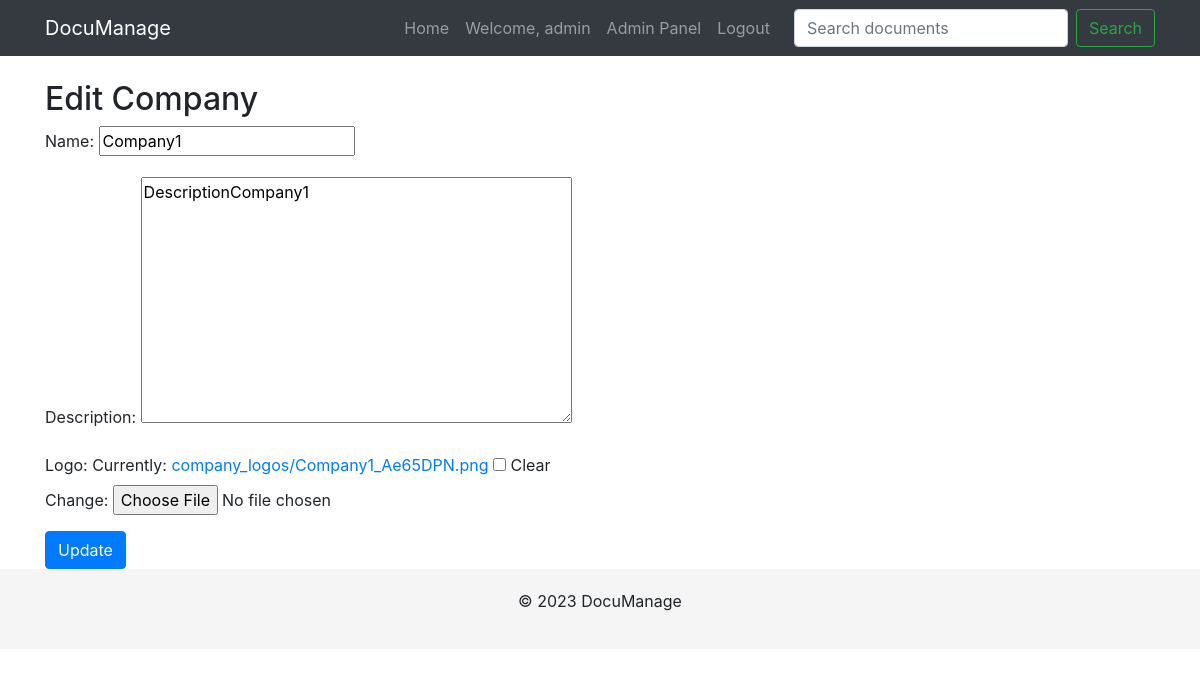
The app's page /edit_company/company1/ (signed in), older data.
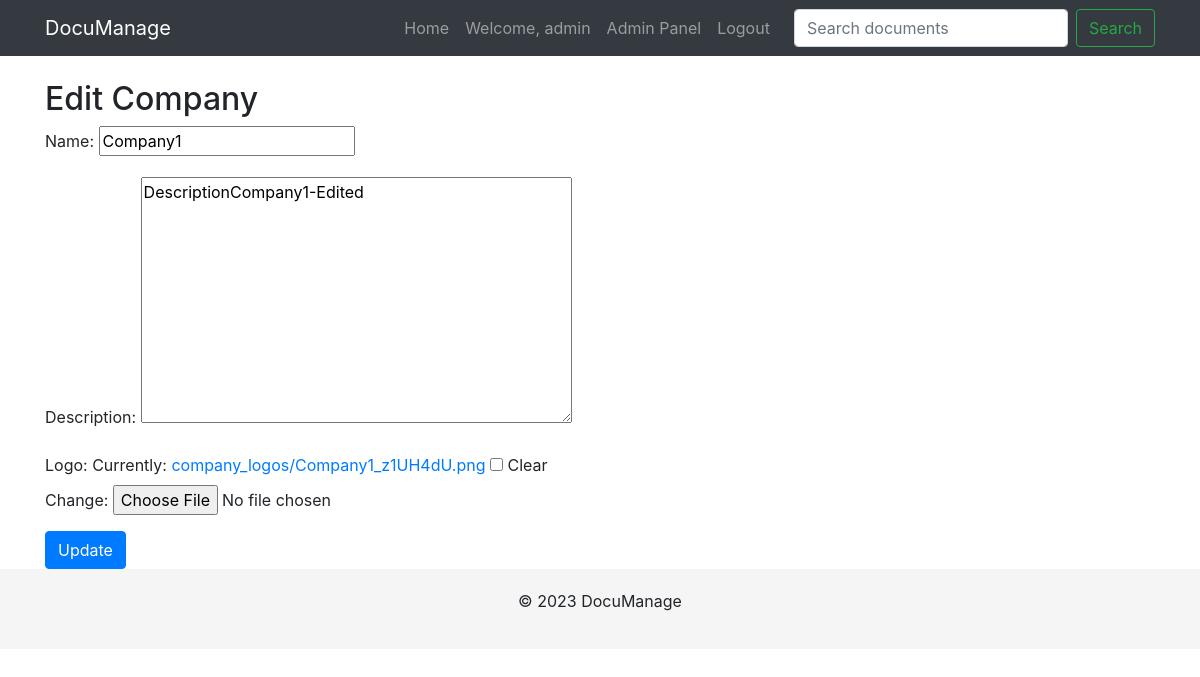
The same page, newer data.
### documents/models.py (models this page shows, shortened)
class Company(models.Model):
    name = models.CharField(max_length=100)
    description = models.TextField(blank=True)
    logo = models.ImageField(upload_to='company_logos/', blank=True)
    slug = models.SlugField(unique=True, editable=False)  # Make slug not editable
    owner = models.ForeignKey(settings.AUTH_USER_MODEL, on_delete=models.CASCADE)

### documents/views.py (the view)
# urls.py: path('edit_company/<slug:company_slug>/', views.edit_company, name='edit_company'),
@login_required
def edit_company(request, company_slug):
    if request.user.is_superuser:
        company = get_object_or_404(Company, slug=company_slug)
    else:
        company = get_object_or_404(Company, slug=company_slug, owner=request.user)
    if request.method == 'POST':
        form = CompanyForm(request.POST, request.FILES, instance=company)
        if form.is_valid():
            form.save()
            return redirect('company_detail', company_slug=company.slug)
    else:
        form = CompanyForm(instance=company)
    return render(request, 'documents/edit_company.html', {'form': form})

### documents/forms.py
class CompanyForm(forms.ModelForm):
    class Meta:
        model = Company
        fields = ['name', 'description', 'logo']

### documents/templates/documents/edit_company.html (shortened to what this page needs)
{% extends "documents/base.html" %}
{% block content %}
    <h2>Edit Company</h2>
    <form method="post" enctype="multipart/form-data">
        {{ form.as_p }}
        <button type="submit" class="btn btn-primary">Update</button>
    </form>
{% endblock %}

### documents/templates/documents/base.html (shortened to what this page needs)
<!DOCTYPE html>
<html>
<head>
    <link rel="stylesheet" href="https://stackpath.bootstrapcdn.com/bootstrap/4.3.1/css/bootstrap.min.css">
</head>
<body>
    <nav class="navbar navbar-expand-md navbar-dark bg-dark fixed-top">
        <div class="container">
            <a class="navbar-brand" href="{% url 'company_list' %}">DocuManage</a>
            <div class="collapse navbar-collapse" id="navbarNav">
                <ul class="navbar-nav ml-auto">
                    <li class="nav-item">
                        <a class="nav-link" href="{% url 'company_list' %}">Home</a>
                    </li>
                    {% if user.is_authenticated %}
                    <li class="nav-item">
                        <a class="nav-link" href="{% url 'profile' %}">Welcome, {{ user.username }}</a>
                    </li>
                        {% if user.is_superuser %}
                        <li class="nav-item">
                            <a class="nav-link" href="{% url 'admin:index' %}">Admin Panel</a>
                        {% endif %}
                    <li class="nav-item">
                        <a class="nav-link" href="{% url 'logout' %}">Logout</a>
                    </li>
                    {% endif %}
                </ul>
                <form class="form-inline ml-3" method="get" action="{% url 'search_results' %}">
                    <input class="form-control mr-sm-2" type="search" placeholder="Search documents" aria-label="Search" name="query">
                    <button class="btn btn-outline-success my-2 my-sm-0" type="submit">Search</button>
                </form>
            </div>
        </div>
    </nav>
    <div class="container mt-4">
        {% block content %}{% endblock %}
    </div>
    <div class="footer">
        <div class="container">
            <p>&copy; {% now "Y" %} DocuManage</p>
        </div>
    </div>
</body>
</html>

### documents/templates/documents/base.html (style rules this page uses)
body { padding-top: 56px; }
.footer { padding: 20px 0; background-color: #f5f5f5; text-align: center; }

Row changes from the older to the newer data that the page shows:
changed Company "Company1": description "DescriptionCompany1" → "DescriptionCompany1-Edited"
Text that changed along with them:
text no longer shown: "Name: Description: Logo: Currently: company_logos/Company1_Ae65DPN.png Clear Change:"
text now shown: "Name: Description: Logo: Currently: company_logos/Company1_z1UH4dU.png Clear Change:"
